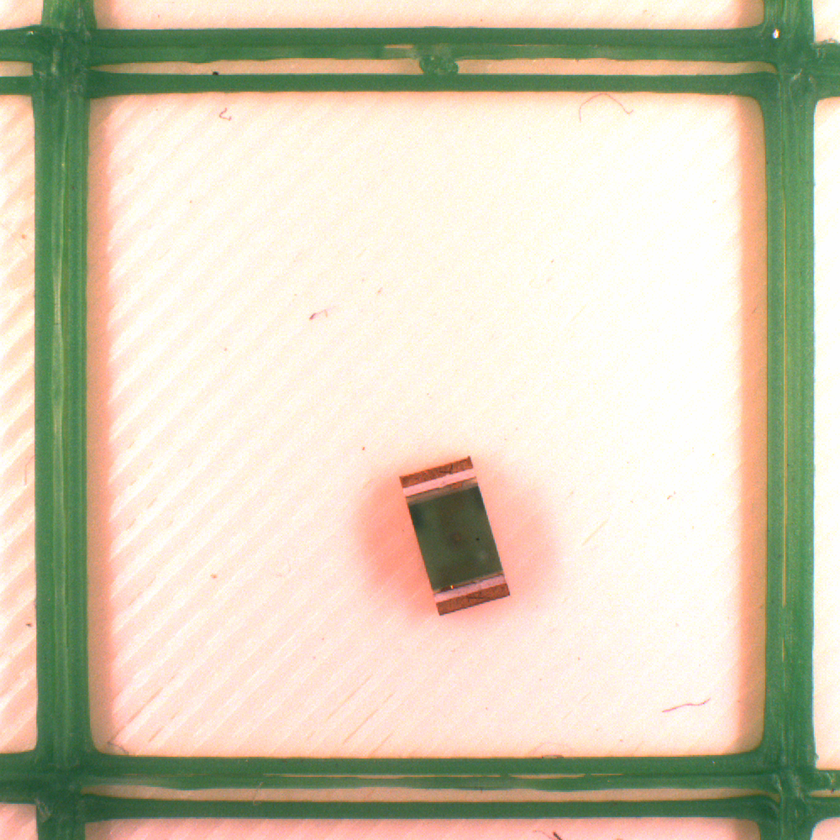
#> input picture octoprint_OctoPNP/Images/Component3.tiff, 840 x 840 px, shrunk from 1000 x 1000 before the run, found by its file name
$ python Image_Preprocessing.py   (Python 2 division)
#> lines starting #> are read from the running program, lines starting #| are printed output that depends on the picture; after the words box and inside, x2 and y2 are one past the last pixel; in counts of white or black regions, pixels touching at a corner belong together; long printed decimals are rounded
# -*- coding: utf-8 -*-
"""
Created on Fri Jan 30 15:54:46 2015

@author: soubarna
"""

import cv2
import numpy as np
#import scipy.signal as sig
from matplotlib import pyplot as plt


def boundary_detect(img):
    img_bkp=img.copy()
    # Converting Colorspace : BGR to HSV
    hsv = cv2.cvtColor(img, cv2.COLOR_BGR2HSV)

    # Extracting Green Channel
    green = np.uint8([[[0,255,0 ]]])
    hsv_green = cv2.cvtColor(green,cv2.COLOR_BGR2HSV)
    lower_green=np.array([hsv_green[0][0][0]-40,100,100])
    upper_green=np.array([hsv_green[0][0][0]+40,255,255])

    # Threshold the HSV image to get only green colors
    mask = cv2.inRange(hsv, lower_green, upper_green)

    # Bitwise-AND mask and original image
    res = cv2.bitwise_and(img,img, mask= mask)

    #Show Images
    cv2.imshow('Green Channel',res)
    cv2.waitKey(0)
    cv2.destroyAllWindows()


    #Find Lines

    # Converting Image to Gray Scale
    gray_img=cv2.cvtColor(cv2.cvtColor(res,cv2.COLOR_HSV2BGR),cv2.COLOR_BGR2GRAY)

    # Smoothing Image
    gray_img = cv2.GaussianBlur(gray_img, (15, 15), 0)

    # Invert Image
    ret,thresh = cv2.threshold(gray_img,0,255,cv2.THRESH_BINARY_INV)
    cv2.imshow('Inverted',thresh)
    cv2.waitKey(0)
    cv2.destroyAllWindows()

    # Finding Contours with Max Area
    contours, hierarchy = cv2.findContours(thresh,cv2.RETR_TREE,cv2.CHAIN_APPROX_SIMPLE)
    print "number of contours detected", len(contours)

    cnt=0
    maxArea=0
    flag=0
    maxArea=0
    for i in contours:
        currArea=cv2.contourArea(i)
        if currArea > 0.0:
            if currArea>maxArea:
                maxArea=currArea
                flag=cnt
        cnt=cnt+1

    # Drawing the contour and the bounding rectangle
    cv2.drawContours(img, contours, flag, (0,0,255), 3)
    x,y,w,h = cv2.boundingRect(contours[flag])

    cv2.rectangle(img,(x,y),(x+w,y+h),(255,0,0),2)

    print "rectangle width",w
    print "rectangle height",h
    # Show Image
    cv2.imshow("Contours",img)
    cv2.waitKey(0)
    cv2.destroyAllWindows()
    #img1=img
    img_crop=img_bkp[x:x+w-1,y:y+h-1]
    #cv2.imwrite("cropped_output.jpg",img1)
    return img_crop

def center_of_mass(img):
    img_bkp=img.copy()

    # Plotting histogram
    #plt.hist(img.ravel(),256,[0,256])
    #plt.show()

    # Finding contours
    ret,thresh = cv2.threshold(img,50,255,cv2.THRESH_BINARY_INV)
    cv2.imshow("threshold",thresh)
    cv2.waitKey(0)
    cv2.destroyAllWindows()


    contours, hierarchy = cv2.findContours(thresh,cv2.RETR_EXTERNAL,cv2.CHAIN_APPROX_SIMPLE)
    print "number of contours", len(contours)

    # Finding the contour with the max area
    cnt=0
    maxArea=0
    flag=0

    for i in contours:
        currArea=cv2.contourArea(i)
        if currArea > 0.0:

            if currArea>maxArea:
                maxArea=currArea
                flag=cnt
        cnt=cnt+1
    #==============================================================================
    # Calculating center of mass for the max area
    #==============================================================================
    M = cv2.moments(contours[flag])
    cx1 = int(M['m10']/M['m00'])
    cy1 = int(M['m01']/M['m00'])
    cv2.circle(img_bkp,(cx1,cy1), 5, (255,0,0), -1)
    cv2.drawContours(img_bkp, contours, -1, (0,255,0), 3)

    cv2.imshow("Contours",img_bkp)
    cv2.waitKey(0)
    cv2.destroyAllWindows()
    print "Center of Mass : ",cx1,cy1
    return cx1,cy1

# [244 lines left out: functions center_of_mass2, center_of_mass3, not called in this run]


# Loading Image in Color mode
comp_img=cv2.imread("../Component3.tiff",cv2.IMREAD_COLOR)
#> comp_img is the input picture: shape (840, 840, 3); mean B, G, R 180.9, 203.2, 210.5

# Detecting Border
crop_image=boundary_detect(comp_img)
#> in boundary_detect, `mask = cv2.inRange(hsv, lower_green, upper_green)`:
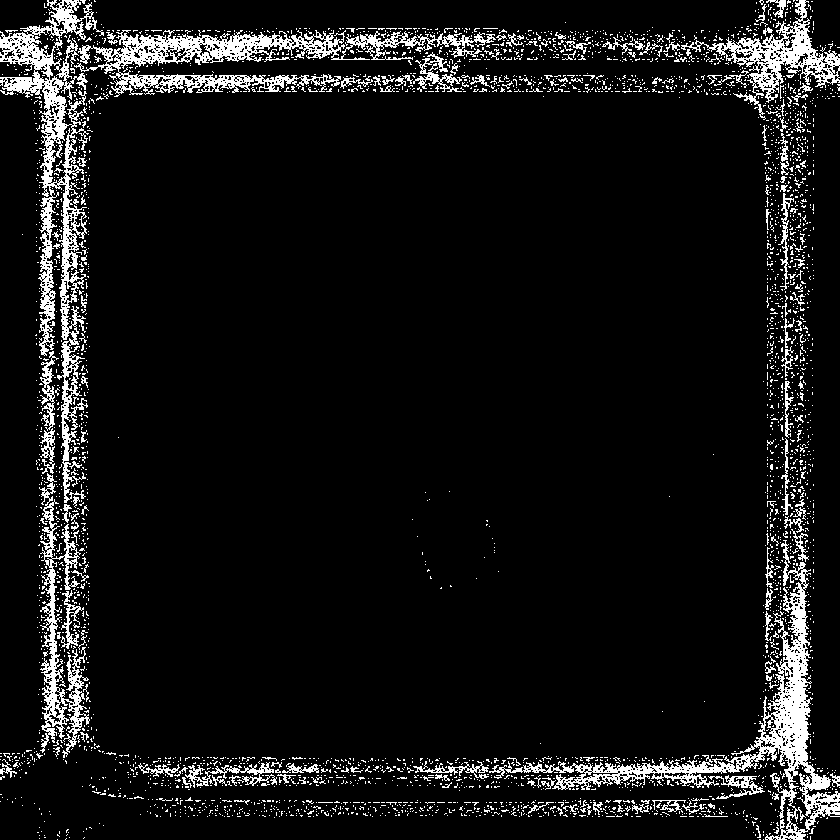
#> mask: shape (840, 840); 8.1% white in thin lines or dots
#> in boundary_detect, `res = cv2.bitwise_and(img,img, mask= mask)`:
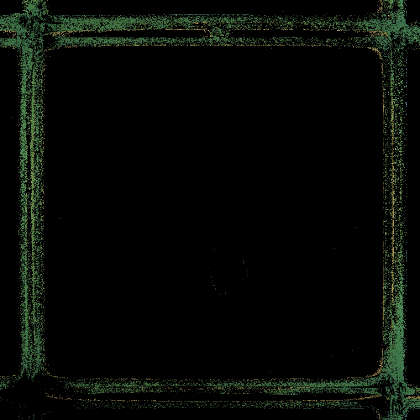
#> res: shape (840, 840, 3) (shown at 1/2 size); mean B, G, R 6.1, 10, 6.7
#> in boundary_detect, `ret,thresh = cv2.threshold(gray_img,0,255,cv2.THRESH_BINARY_INV)`:
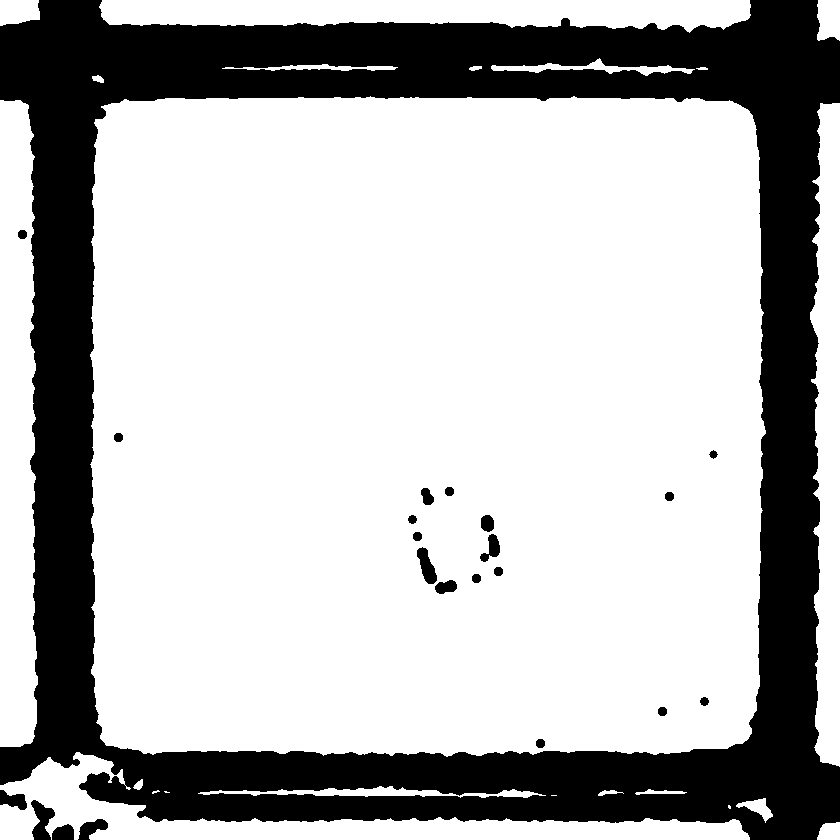
#> thresh: shape (840, 840); 72.4% white; 22 black regions
#> in boundary_detect, `contours, hierarchy = cv2.findContours(thresh,cv2.RETR_TREE,cv2.CHAIN_..`: contours = 39 contours, 5 with area under 20; largest, box (x1, y1, x2, y2) and area: (90, 96, 766, 757) 433154, (0, 100, 38, 747) 21009, (0, 752, 750, 840) 17868, (99, 0, 751, 33) 15466, (810, 103, 840, 767) 14510
#| number of contours detected 39
#> the loop in boundary_detect, `for i in contours:` made 39 passes
#> (currArea, maxArea) on passes 1, 3, 9, 11, 13, 15: (312, 312), (323.5, 323.5), (1304.5, 1304.5), (17868, 17868), (21009, 21009), (433153.5, 433153.5)
#> after the loop in boundary_detect, `for i in contours:`: cnt = 39; flag = 14; maxArea = 433153.5
#> in boundary_detect, `x,y,w,h = cv2.boundingRect(contours[flag])`: x = 90; y = 96; w = 676; h = 661
#| rectangle width 676
#| rectangle height 661
#> in boundary_detect, `img_crop=img_bkp[x:x+w-1,y:y+h-1]`:
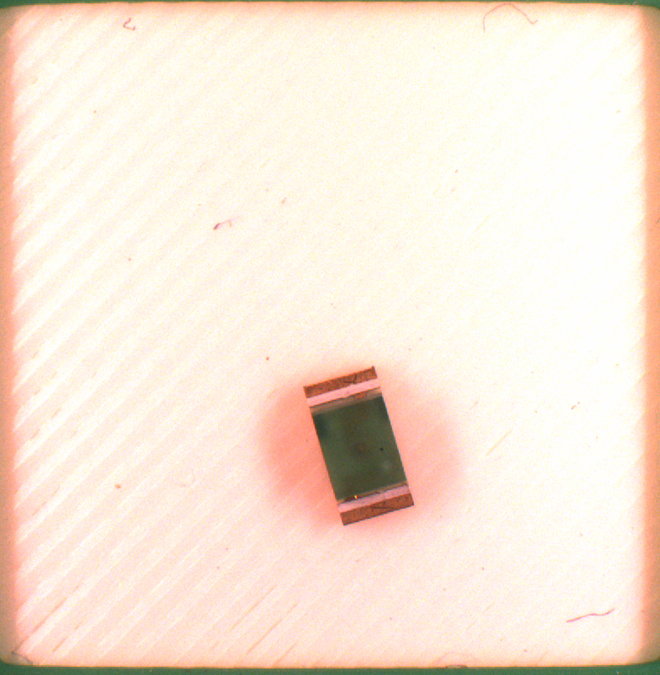
#> img_crop: shape (675, 660, 3); mean B, G, R 216, 231, 247.6
cv2.imshow("Cropped Image",crop_image)
cv2.waitKey(0)
cv2.destroyAllWindows()

# Converting image to gray scale for center of mass
gray_img=cv2.cvtColor(crop_image,cv2.COLOR_BGR2GRAY)
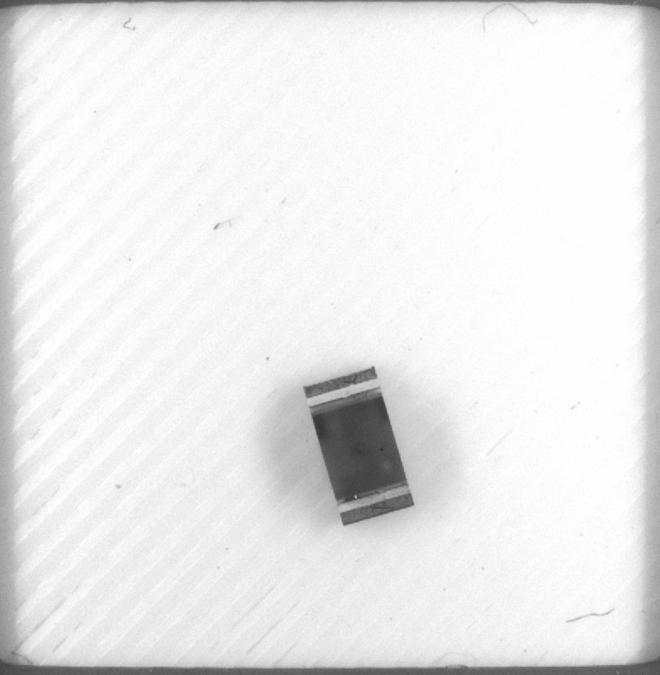
#> gray_img: shape (675, 660); min 42, max 255, mean 234.3
print "Invoking center of mass"
cx1,cy1=center_of_mass(gray_img)
#> in center_of_mass, `ret,thresh = cv2.threshold(img,50,255,cv2.THRESH_BINARY_INV)`:
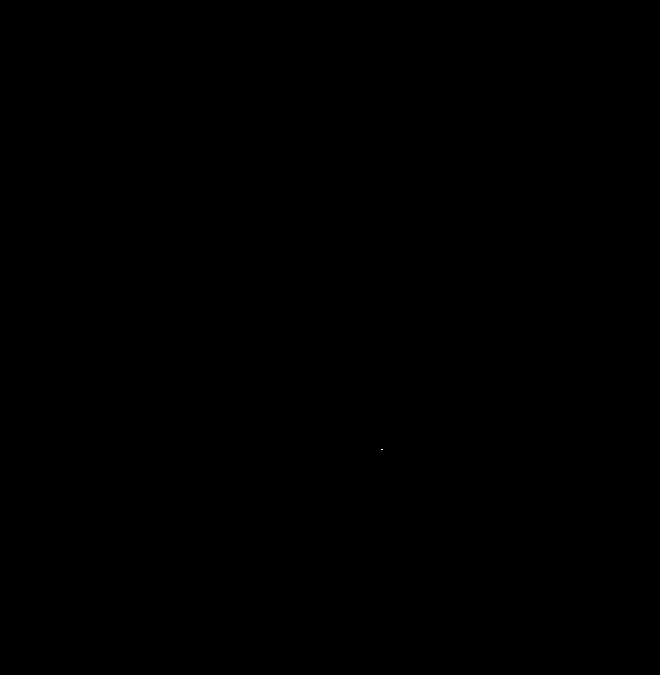
#> thresh: shape (675, 660); 0% white in thin lines or dots, all inside (x1, y1, x2, y2) = (381, 449, 383, 450)
#> in center_of_mass, `contours, hierarchy = cv2.findContours(thresh,cv2.RETR_EXTERNAL,cv2.CH..`: contours = [[[381, 449], [382, 449]]]
#| number of contours 1
#> the loop in center_of_mass, `for i in contours:` made 1 pass
#> (i, currArea, cnt) on pass 1: ([[381, 449], [382, 449]], 0, 1)
#> after the loop in center_of_mass, `for i in contours:`: cnt = 1; flag = 0
#> in center_of_mass, `M = cv2.moments(contours[flag])`: M = moments, m00 0
#> (the run stopped early here; a loop or call above may not have finished)
